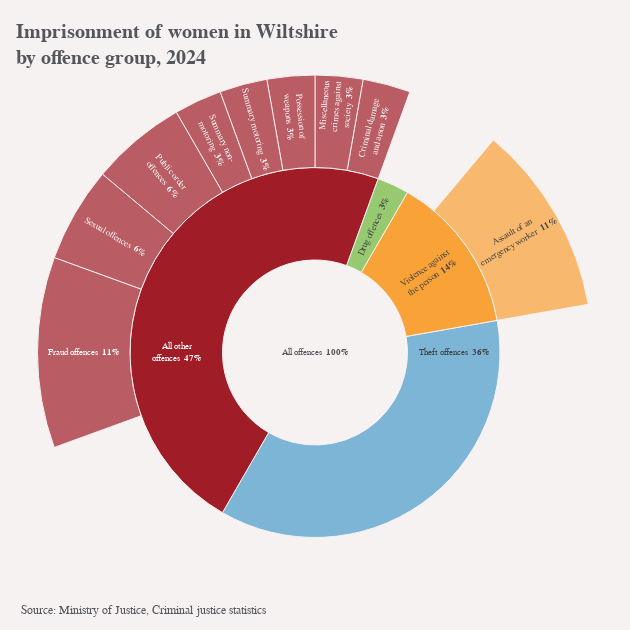

Notebook source saved alongside this figure:
### Code cell
custody_offences.test_chart(pfa='Wiltshire')

### Figure 1 — Plotly figure (JSON) as saved in the notebook; plotly's stock layout.template omitted (floating-point values rounded to 4 significant figures)
{"data": [{"branchvalues": "total", "domain": {"column": 0, "row": 0}, "hoverinfo": "label+percent parent", "hovertemplate": "<b>%{label}</b><br>%{percentParent: .0%} of %{parent}<extra></extra>", "insidetextorientation": "radial", "labels": ["Criminal damage<br>and arson", "Miscellaneous<br>crimes against<br>society", "Possession of<br>weapons", "Summary motoring", "Summary non-<br>motoring", "Public order<br>offences", "Sexual offences", "Fraud offences", "All other<br>offences", "Theft offences", "Assault of an<br>emergency worker", "Violence against<br>the person", "Drug offences"], "marker": {"colors": ["#A01D28", "#A01D28", "#A01D28", "#A01D28", "#A01D28", "#A01D28", "#A01D28", "#A01D28", "#A01D28", "#499CC9", "#F9A237", "#F9A237", "#6FBA3A"]}, "parents": ["All other<br>offences", "All other<br>offences", "All other<br>offences", "All other<br>offences", "All other<br>offences", "All other<br>offences", "All other<br>offences", "All other<br>offences", "All offences", "All offences", "Violence against<br>the person", "All offences", "All offences"], "rotation": 70, "sort": false, "texttemplate": "%{label} <b>%{percentRoot: .0%}</b>", "type": "sunburst", "values": [1, 1, 1, 1, 1, 2, 2, 4, 17, 13, 4, 5, 1]}], "layout": {"annotations": [{"align": "left", "font": {"size": 12}, "showarrow": false, "text": "Source: Ministry of Justice, Criminal justice statistics", "x": 0.03, "xanchor": "left", "xref": "paper", "y": 0.05, "yanchor": "top", "yref": "paper"}], "height": 630, "margin": {"b": 0, "l": 0, "r": 0, "t": 75}, "title": {"automargin": true, "text": "<b>Imprisonment of women in Wiltshire<br>by offence group, 2024</b>", "x": 0.025, "xanchor": "left", "yref": "container"}, "uniformtext": {"minsize": 8, "mode": "hide"}, "width": 630}}
